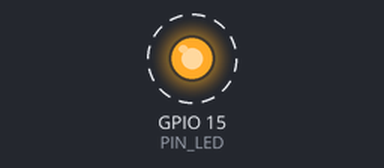
Simulated run of this sketch. Board: ESP32. On the bench: output pins drawn as LEDs (lit = HIGH). Dashed ring = blinking.

Above: at 0.5 s.
Timing chart, 0 to 4.6 s (numbered marks = the images above):
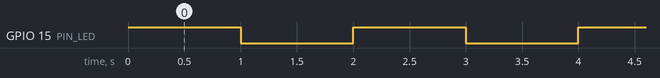

The sketch:

Project_03_LED_Blinking.ino
```cpp
//*************************************************************************************
/*
 * 名称   : LED_Blinking
 * 功能   : LED 闪烁1秒
 * 作者   : http://www.keyes-robot.com/
*/
#define PIN_LED 15  // 定义LED的引脚为GPIO15.

void setup(){
  pinMode(PIN_LED, OUTPUT);// 设置led引脚为输出模式.
}

void loop(){
  digitalWrite(PIN_LED, HIGH); // 点亮LED.
  delay(1000); // 等待1秒.
  digitalWrite(PIN_LED, LOW); // 熄灭LED.
  delay(1000); // 等待1秒
}
//*************************************************************************************
```

Measured:
- by itself, GPIO 15 (PIN_LED): alternates HIGH for 1.0 s and LOW for 1.0 s
